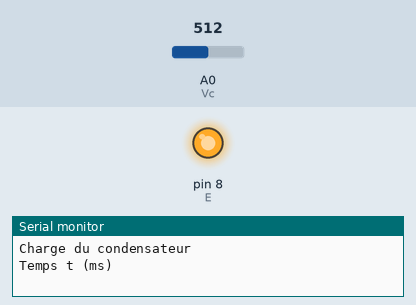
The sketch below on a simulated Arduino Uno, built with avr-gcc and run on an emulated ATmega328P. On the bench: output pins drawn as LEDs (lit = HIGH), the last lines printed to the serial monitor. The test bench sets the inputs (shaded band); at power-on: A0 (Vc) = 512.

Above: at 2.2 s.
2.3 s: A0 (Vc) set to 632
3.8 s: A0 (Vc) set to 657
At 4.2 s:
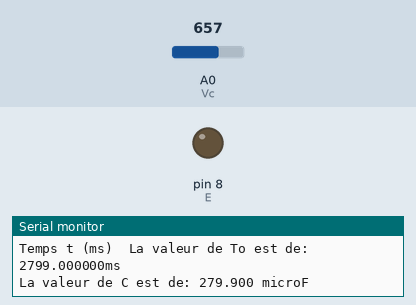
Timing chart, 0 to 6.8 s (numbered marks = the images above; inputs shaded):
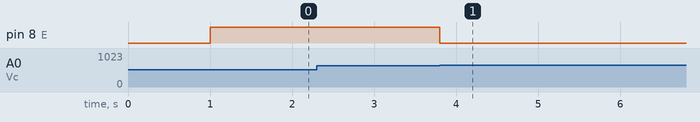

Measured:
- the behaviour switches between 643 and 644 on A0 (Vc) (found by bisection; images 0 and 1)
- after the input at 2.3 s, every drawn part: stays the same
- after the input at 3.8 s, pin 8 (E): HIGH → LOW at once

The sketch:

programme_capacim_tre.ino
```cpp
#define E 8
#define Vc A0

const int r=10; //r en Kohm

void setup() {
  // Alimentation du condensateur
  pinMode(E, OUTPUT) ;
  // Decharge initiale du condensateur
  Serial.println("Preparation du condensateur") ;
  digitalWrite(E, LOW) ;
  Serial.begin(9600) ;

  delay(1000) ;

  Serial.println("Charge du condensateur") ;  Serial.print("Temps t (ms)") ;
  Serial.print("\t") ;
}

void loop() {

  // Charge du condensateur
  digitalWrite(E, HIGH) ;
  float t1 = millis() ; //fixe notre reference de temps
  while (analogRead(Vc)<int(1023*0.63)){
    //attendre que Vc soit egal à 63% de 5v
    //Serial.print("La valeur de Vc est de:") ;Serial.println(analogRead(Vc));
  }
  float t2 = millis() ; //t=to
  float to=t2-t1;
  //Serial.print("La valeur de T2 est de: ") ;Serial.println(t2, 6);
  //Serial.print("La valeur de T1 est de: ") ;Serial.println(t1, 6);
  Serial.print("La valeur de To est de: ") ;Serial.print(to, 6); Serial.println("ms");
  digitalWrite(E, LOW) ;//Arret de la charge du condensateur
  float c=to/r;//Calcul de la valeur de C

  Serial.print("La valeur de C est de: ") ;Serial.print(c,3); Serial.println(" microF");
  delay(10*int(to)) ;//On s'assure que le condensateur se decharge avec un temps de 10 to
}
```
